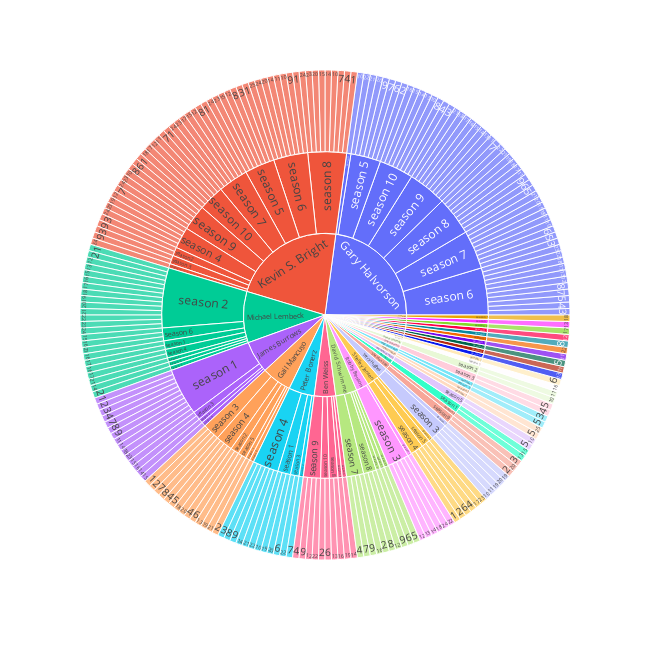

The notebook cell saved with this chart:
### Markdown cell above
### How many seasonwise episodes directed by directors?

### Code cell
fig = px.sunburst(data_director,
                  path=['directed_by', 'season', 'episode'])
fig.update_layout(width=650, height=650)
fig.show()

### Figure 1 — Plotly figure (JSON) as saved in the notebook; plotly's stock layout.template omitted (floating-point values rounded to 4 significant figures; data arrays with more than 128 entries replaced by an {"elided": "..."} marker saying what was removed)
{"data": [{"branchvalues": "total", "domain": {"x": [0, 1], "y": [0, 1]}, "hovertemplate": "labels=%{label}<br>count=%{value}<br>parent=%{parent}<br>id=%{id}<extra></extra>", "ids": {"elided": "343 str values"}, "labels": {"elided": "343 str values"}, "name": "", "parents": {"elided": "343 str values"}, "type": "sunburst", "values": {"elided": "343 int values"}}], "layout": {"height": 650, "legend": {"tracegroupgap": 0}, "margin": {"t": 60}, "width": 650}}
